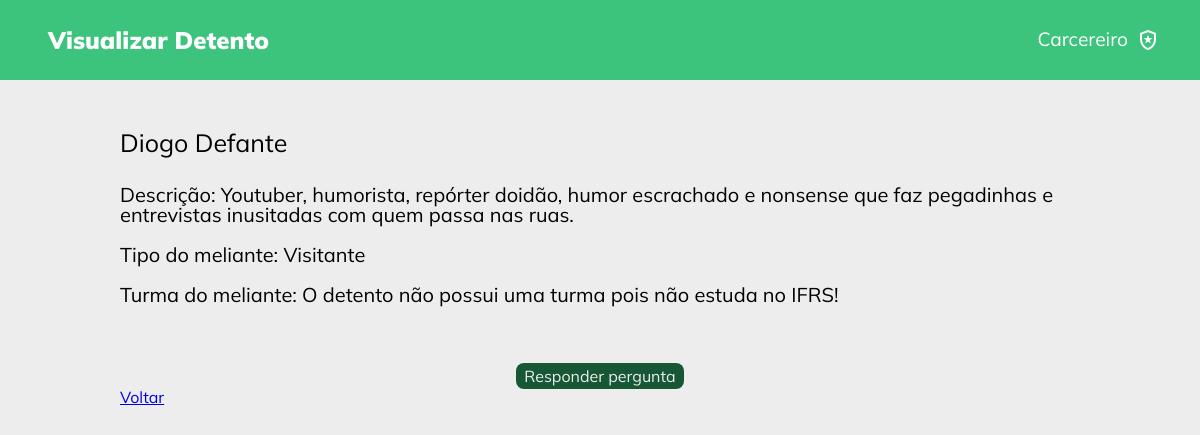
/src/visualizarDetento/index.php?idDetento=2 (signed in), run on the app's committed database.
### tables this page shows
CREATE TABLE IF NOT EXISTS `ordemprisao` (
  `idOrdem` int(11) NOT NULL AUTO_INCREMENT,
  `idTicket` int(11) NOT NULL,
  `idTipoMeliante` int(11) NOT NULL,
  `idTurmaMeliante` int(11) DEFAULT NULL,
  `idStatusOrdem` int(11) NOT NULL,
  `nomeMeliante` varchar(100) NOT NULL,
  `descricaoMeliante` varchar(200) NOT NULL,
  `localVisto` varchar(100) NOT NULL,
  `nomeDenunciante` varchar(100) NOT NULL,
  `telefoneDenunciante` varchar(50) NOT NULL,
  `assumidaPor` int(11) DEFAULT NULL,
  `presoPor` int(11) DEFAULT NULL,
  `horaOrdem` timestamp NOT NULL DEFAULT current_timestamp() ON UPDATE current_timestamp(),
  PRIMARY KEY (`idOrdem`),
  KEY `idTicket` (`idTicket`),
  KEY `idTipoMeliante` (`idTipoMeliante`),
  KEY `idTurmaMeliante` (`idTurmaMeliante`),
  KEY `idStatusOrdem` (`idStatusOrdem`),
  KEY `assumidaPor` (`assumidaPor`),
  KEY `presoPor` (`presoPor`)
);

CREATE TABLE IF NOT EXISTS `tipomeliante` (
  `idTipoMeliante` int(11) NOT NULL,
  `nome` varchar(100) NOT NULL,
  PRIMARY KEY (`idTipoMeliante`)
);

### src/classes/Detento.php (called while the page is built, shortened)
<?php
class Detento implements ActiveRecord
{
    private int $idOrdemPrisao;
    private int $idStatusPrisao;
    public function setIdOrdemPrisao(int $idOrdemPrisao): void
    {
        $this->idOrdemPrisao = $idOrdemPrisao;
    }
    public function getIdOrdemPrisao(): int
    {
        return $this->idOrdemPrisao;
    }
    public function setIdStatusPrisao(int $idStatusPrisao): void
    {
        $this->idStatusPrisao = $idStatusPrisao;
    }
    public function getIdStatusPrisao(): int
    {
        return $this->idStatusPrisao;
    }
    public static function findByOrdemDePrisao($idOrdemPrisao): Detento
    {
        $connection = new MySQL();
        $sql = "SELECT idPrisao, idOrdemPrisao, idStatusPrisao, horaPrisao, quantidadePerguntasRespondidas, atualizacaoStatus FROM prisao WHERE idOrdemPrisao = {$idOrdemPrisao}";
        $resultados = $connection->consulta($sql);
        $detento = new Detento();
        $detento->setIdPrisao($resultados[0]["idPrisao"]);
        $detento->setIdOrdemPrisao($resultados[0]["idOrdemPrisao"]);
        $detento->setIdStatusPrisao($resultados[0]["idStatusPrisao"]);
        $detento->setHoraPrisao($resultados[0]["horaPrisao"]);
        $detento->setQuantidadePerguntasRespondidas($resultados[0]["quantidadePerguntasRespondidas"]);
        $detento->setAtualizacaoStatus($resultados[0]["atualizacaoStatus"]);
        return $detento;
    }
}

### src/db/MySQL.php (called while the page is built, shortened)
<?php
class MySQL{
	private $connection;
	public function __construct(){
		$this->connection = new \mysqli(HOST,USUARIO,SENHA,BANCO);
		$this->connection->set_charset("utf8");
	}
	public function consulta($sql){
		$result = $this->connection->query($sql);
		$data = array();
		while($item = mysqli_fetch_array($result)){
			$data[] = $item;
		}
		return $data;
		}
	}
?>

### src/classes/OrdemPrisao.php (called while the page is built, shortened)
<?php
class OrdemPrisao implements ActiveRecord
{
  private int $idOrdem;
  private int $idTipoMeliante;
  private ?int $idTurmaMeliante;
    public function setIdOrdem(int $idOrdem): void
    {
        $this->idOrdem = $idOrdem;
    }
    public function getIdOrdem(): int
    {
        return $this->idOrdem;
    }
    public function setIdTipoMeliante(int $idTipoMeliante): void
    {
        $this->idTipoMeliante = $idTipoMeliante;
    }
    public function getIdTipoMeliante(): int
    {
        return $this->idTipoMeliante;
    }
  public function setIdTurmaMeliante(?int $idTurmaMeliante): void
  {
    $this->idTurmaMeliante = $idTurmaMeliante;
  }
  public function getIdTurmaMeliante(): int | null
  {
    return $this->idTurmaMeliante;
  }
    public function getNomeMeliante(): string
    {
        return $this->nomeMeliante;
    }
    public function getDescricaoMeliante(): string
    {
        return $this->descricaoMeliante;
    }
    public static function find($idOrdem): OrdemPrisao
    {
        $conexao = new MySQL();
        $sql = "SELECT * FROM ordemprisao WHERE idOrdem = {$idOrdem}";
        $resultado = $conexao->consulta($sql);
        $p = new OrdemPrisao(
                $resultado[0]['nomeMeliante'],
                $resultado[0]['descricaoMeliante'],
                $resultado[0]['localVisto'],
                $resultado[0]['nomeDenunciante'],
                $resultado[0]['telefoneDenunciante']
        );
        $p->setIdTicket($resultado[0]['idTicket']);
        $p->setIdTipoMeliante($resultado[0]['idTipoMeliante']);
        $p->setIdStatusOrdem($resultado[0]['idStatusOrdem']);
        $p->setHoraOrdem($resultado[0]['horaOrdem']);
        if (!is_null($resultado[0]['idTurmaMeliante'])) {
            $p->setIdTurmaMeliante($resultado[0]['idTurmaMeliante']);
        } else{
            $p->setIdTurmaMeliante(null);
        }
        if (!is_null($resultado[0]['assumidaPor'])) {
            $p->setAssumidaPor($resultado[0]['assumidaPor']);
        } else{
            $p->setAssumidaPor(null);
        }
        if (!is_null($resultado[0]['presoPor'])) {
            $p->setPresoPor($resultado[0]['presoPor']);
        } else{
            $p->setPresoPor(null);
        }
        $p->setIdOrdem($resultado[0]['idOrdem']);
        return $p;
    }
}

### src/classes/TipoMeliante.php (called while the page is built, shortened)
<?php
class TipoMeliante
{
    public function getNome(): string
    {
        return $this->nome;
    }
    public static function find($id): TipoMeliante
    {
        $conexao = new MySQL();
        $sql = "SELECT * FROM tipoMeliante WHERE idTipoMeliante = {$id}";
        $resultado = $conexao->consulta($sql);
        $u = new TipoMeliante($resultado[0]['idTipoMeliante'],$resultado[0]['nome']);
        return $u;
    }
}

### src/visualizarDetento/index.php (the view, shortened to what this page needs)
<?php
$detento = new Detento();
$detento->setIdOrdemPrisao($_GET['idDetento']);
$ordemPrisao = OrdemPrisao::find($detento->getIdOrdemPrisao());
$detentoSelecionado = Detento::findByOrdemDePrisao($ordemPrisao->getIdOrdem());
$statusDetento = $detentoSelecionado->getIdStatusPrisao();
?>
<!DOCTYPE html>
<html lang="en">
<head>
    <link rel="stylesheet" href="https://cdnjs.cloudflare.com/ajax/libs/jquery-modal/0.9.1/jquery.modal.min.css" />
    <link rel="stylesheet" href="../assets/styles/reset.css">
    <link rel="stylesheet" href="../assets/styles/globalStyles.css">
    <link rel="stylesheet" href="style.css">
</head>
<body>
<div class="header">
        <div class="logo">
            <a href="../listarDetentos/">Visualizar Detento</a>
        </div>
        <div class="user">
            <p>Carcereiro</p>
            <span class="material-symbols-outlined">
            </span>
        </div>
    </div>
    <div class="visualizar-detento-container">
        <div class="visualizar-detento-area">
            <div class="visualizar-detento-nome">
                <h1><?php echo $ordemPrisao->getNomeMeliante() ?></h1>
            </div>
            <div class="visualizar-detento-descricao">
                <p><strong>Descrição: </strong><?php echo $ordemPrisao->getDescricaoMeliante() ?></p>
                <p><strong>Tipo do meliante: </strong><?php echo TipoMeliante::find($ordemPrisao->getIdTipoMeliante())->getNome();?></p>
                <?php
                if (is_null($ordemPrisao->getIdTurmaMeliante())) {
                    echo "<p><strong>Turma do meliante:</strong> O detento não possui uma turma pois não estuda no IFRS!</p>";
                } else {
                    echo "<p><strong>Turma do meliante:</strong>".Turma::find($ordemPrisao->getIdTurmaMeliante())->getTurma()."</p>";
                }
                ?>
            </div>
            <div class="botoes-acoes-detento">
                <?php
                if ($statusDetento == 2 || $statusDetento == 4 || $statusDetento == 6) {
                    echo "<a href='../responderPergunta?id={$detento->getIdOrdemPrisao()}' class='responder'>Responder pergunta</a>";
                }
                ?>
            </div>
            <a style='text-align:center' href='../listarDetentos'>Voltar</a>
        </div>
    </div>
</body>
</html>

### src/assets/styles/globalStyles.css (style rules this page uses)
:root { --primary: #3CC47C; --primaryVariant: #2FBF77; --gray: #EDEDED; --gray2: #D9D9D9; --white: #fafafafa; --green: #165735; --darkGreen: #104228; --black: #000000; --blackOpacity: #00000035; --blue: blue; --yellow: yellow; --red: red; --main-font: "Mulish"; }
body { font-family: "Mulish"; }

### src/visualizarDetento/style.css (style rules this page uses)
* { padding: 0; margin: 0; box-sizing: border-box; }
.header { width: 100%; height: 80px; background-color: var(--primary); display: flex; justify-content: space-between; padding: 0 2.5rem 0 3rem; align-items: center; user-select: none; }
.logo, .user { display: flex; justify-content: center; align-items: center; }
.logo { font-size: 150%; font-weight: 900; }
.logo a, .user { text-decoration: none; color: #ffffff; }
.user { gap: .5rem; position: relative; }
.user > p { font-size: 120%; }
.visualizar-detento-container { height: 100vh; width: 100%; background-color: var(--gray); }
.visualizar-detento-area { width: 80%; margin: auto; height: 100%; font-family: var(--main-font); padding-top: 50px; }
.visualizar-detento-nome { font-size: 25px; }
.visualizar-detento-descricao { margin-top: 20px; }
.botoes-acoes-detento { display: flex; column-gap: 4rem; width: 100%; justify-content: center; padding-top: 3rem; }
.botoes-acoes-detento a { text-decoration: none; color: #EDEDED; background-color: #165735; padding: 5px 8px; border-radius: 8px; }
.visualizar-detento-descricao p { padding: 10px 0; font-size: 20px; }

### data on the page
ordemprisao: nomeMeliante "Diogo Defante", descricaoMeliante "Youtuber, humorista, repórter doidão, humor escrachado e nonsense que faz pegadinhas e entrevistas inusitadas com quem passa nas ruas.", idTipoMeliante.nome "Visitante"
